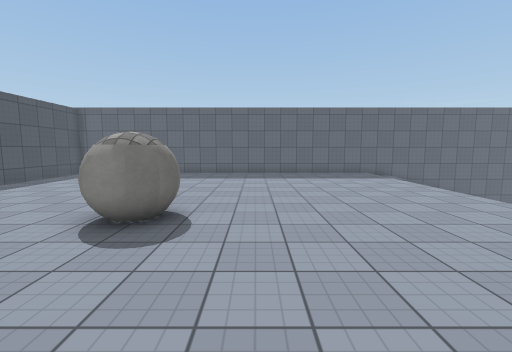
[1] (above)

23 first-person views from a walk through a 3-D level made in the Unity game engine. The camera is 1.5 m above the floor, tilts 6° down and sees 90° across. The floor is counted in squares, 1 m on a side. Each view is taken from the middle of a square. On the plan, view 1 faces up. The plan holds only what a view shows up to about 13 squares ahead; the rest is blank. The place goes on beyond the plan. Surface patterns are stand-ins for the level's own textures.

[2]
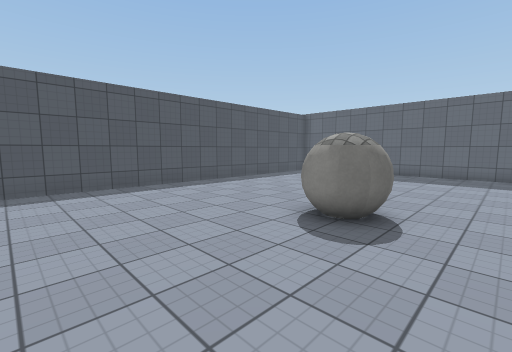

[3]
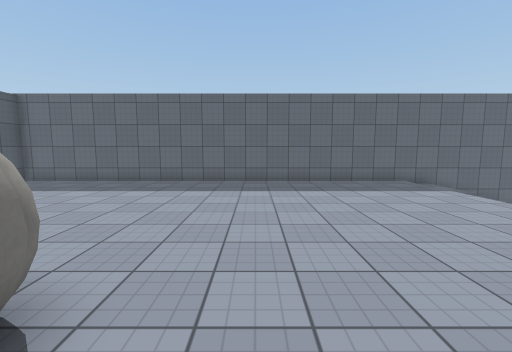

[4]
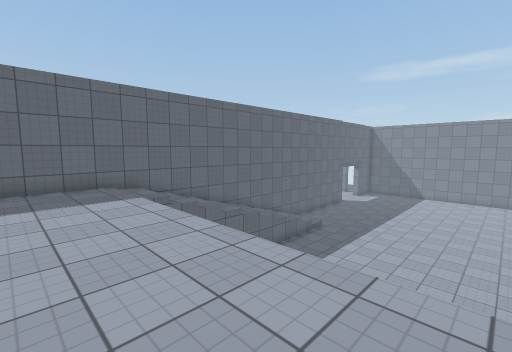

[5]
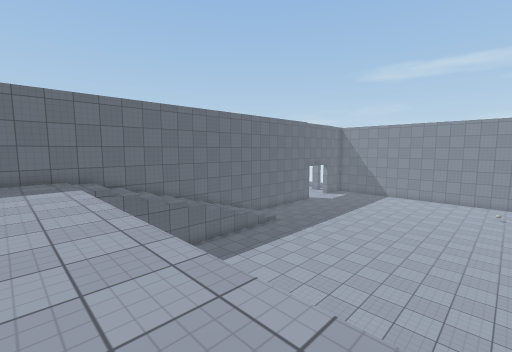

[6]
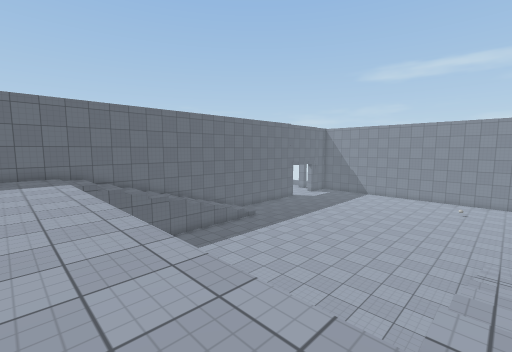

[7]
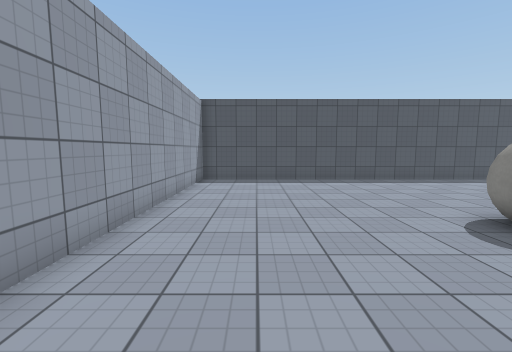

[8]
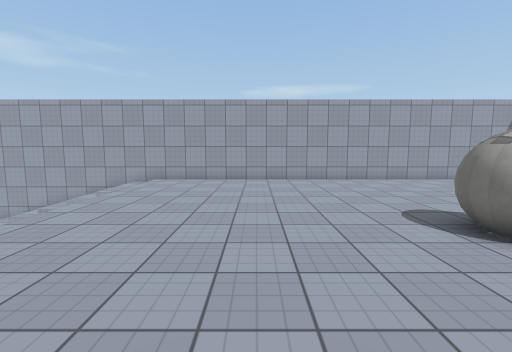

[9]
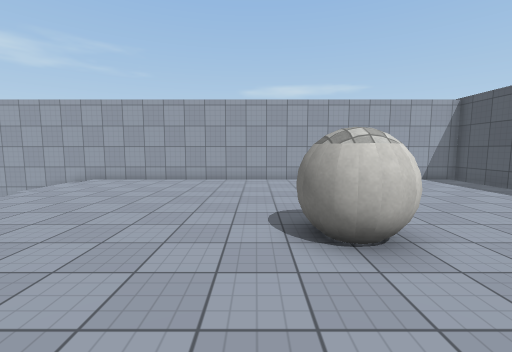

[10]
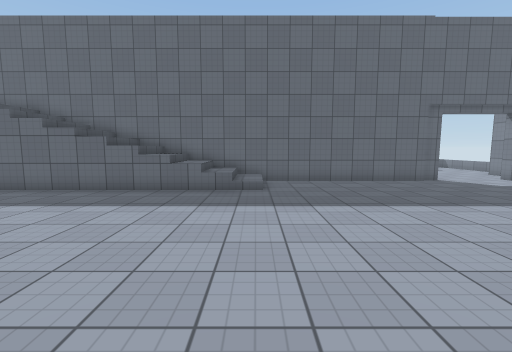

[11]
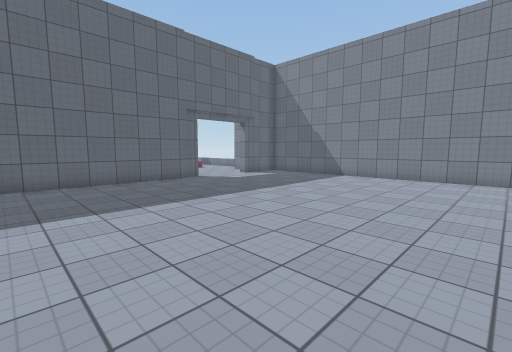

[12]
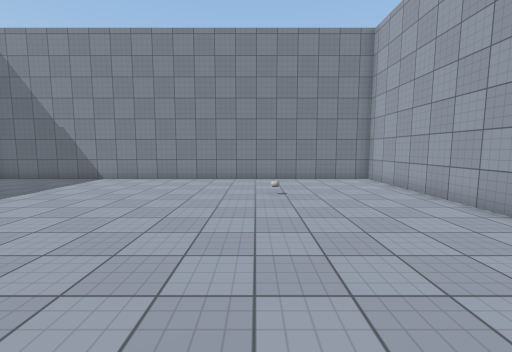

[13]
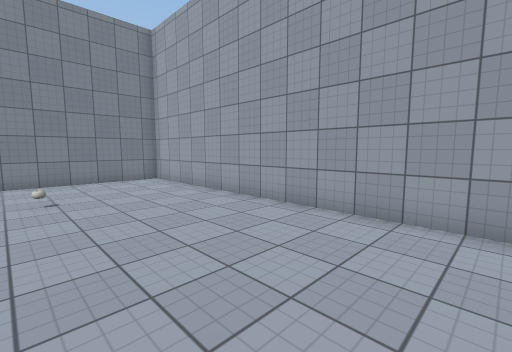

[14]
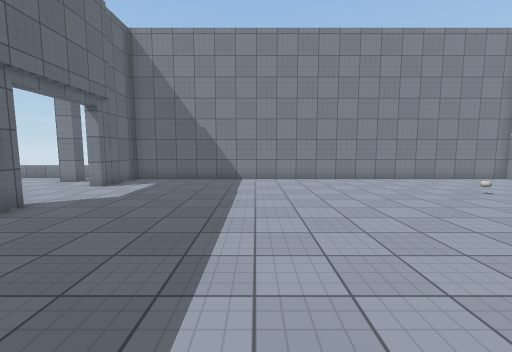

[15]
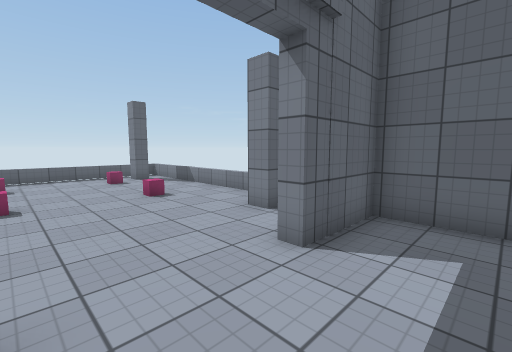

[16]
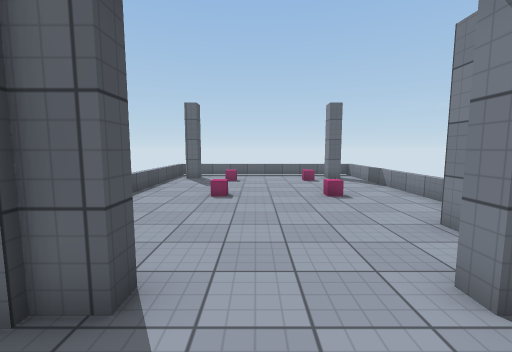

[17]
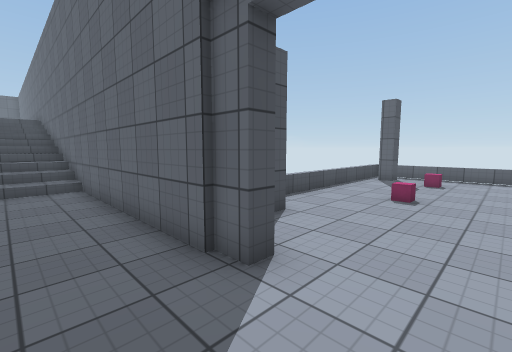

[18]
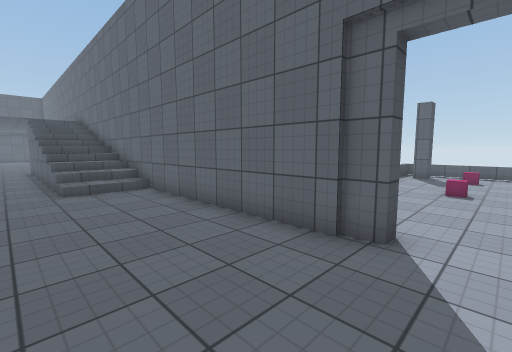

[19]
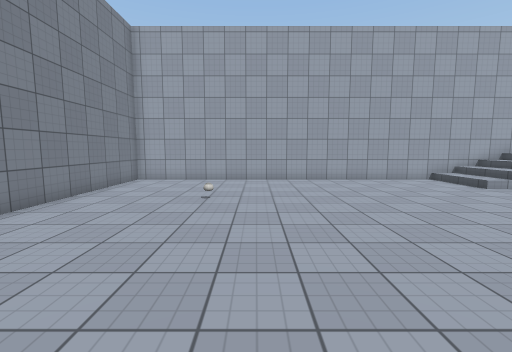

[20]
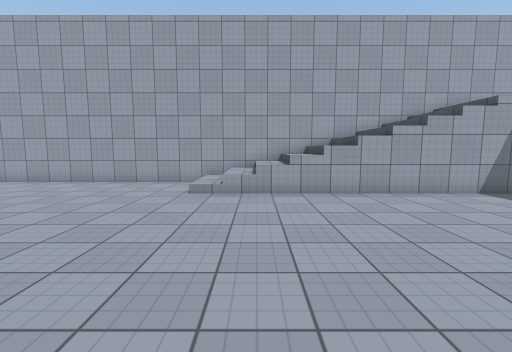

[21]
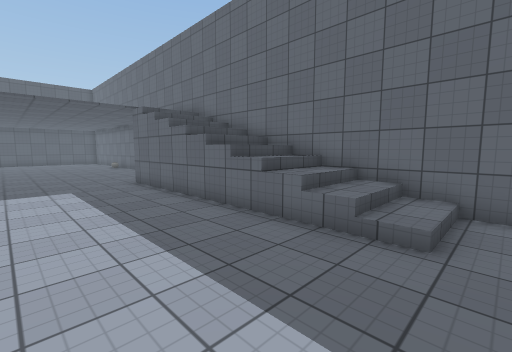

[22]
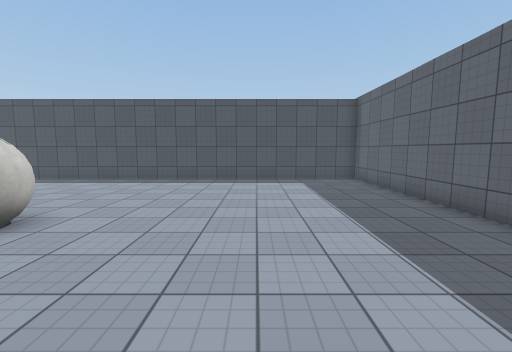

[23]
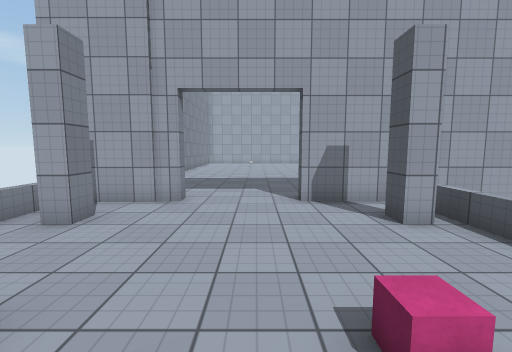

### Floor plan
Key: @ floor where view 1 was taken; # wall or solid block; . main floor; : floor 3.25 m higher than the main floor; / step, stairs or slope; = window, fence, low wall or low ledge; B ball; O other object.
Columns run from 11 left of view 1 to 34 right of it. Each row starts with its distance up from view 1.
 29                                     =
 28                                     #......#
 27                                    ##......#==
 26                                     ..O.....==
 25                                     ........==
 24                                     ........==
 23                                     ........==
 22                                     ........==
 21                                     ........=
 20                                     ........
 19                                    ##......#=
 18                                    ##......#==
 17                                    ###....####
 16 ######################################....###
 15 #:::::::::::::::::://// //////..............#
 14 #::::::::::::::::::///////////..............#
 13 #:::::::::::::::::://////////...............#
 12 #::::::::::::::::::.........................#
 11 #::::::::::::::::::.........................#
 10 #::::::::::::::::::.........................#
  9 #::::::::::::::::::.........................#
  8 #::::::::::::::::::    .....................#
  7 #::::::::::::::::::    .....................#
  6 #:::::: BB:::::::::    .....................#
  5 #:::::::BB:::::::::    .....................#
  4 #::::::::::::::::::   ......................#
  3 #::::::::::::::::::  .......................#
  2 #:::::::::::::::::: ........................#
  1 #:::::::::::::::::#.........................#
  0 #::::::::::@:::::::///////////..............#
 -1 #:::::::::::::::::://// //////..............#
 -2 #:::::::::::::::::://// //////..............#
 -3 #############################################

Where each view was taken, in squares from view 1:
view 1: 0 up, 0 right, facing up
view 2: 0 up, 0 right, facing up-left
view 3: 4 up, 0 right, facing up
view 4: 5 up, 4 right, facing up-right
view 5: 2 up, 5 right, facing up-right
view 6: 0 up, 5 right, facing up-right
view 7: 0 up, 2 right, facing left
view 8: 10 up, 2 right, facing down
view 9: 10 up, 1 left, facing down
view 10: 4 up, 18 right, facing up
view 11: 4 up, 19 right, facing up-right
view 12: 3 up, 20 right, facing right
view 13: 3 up, 20 right, facing down-right
view 14: 10 up, 20 right, facing right
view 15: 14 up, 27 right, facing up-right
view 16: 14 up, 28 right, facing up
view 17: 14 up, 29 right, facing up-left
view 18: 12 up, 28 right, facing up-left
view 19: 10 up, 27 right, facing down
view 20: 9 up, 16 right, facing down
view 21: 9 up, 19 right, facing up-left
view 22: 11 up, 2 right, facing left
view 23: 24 up, 28 right, facing down
